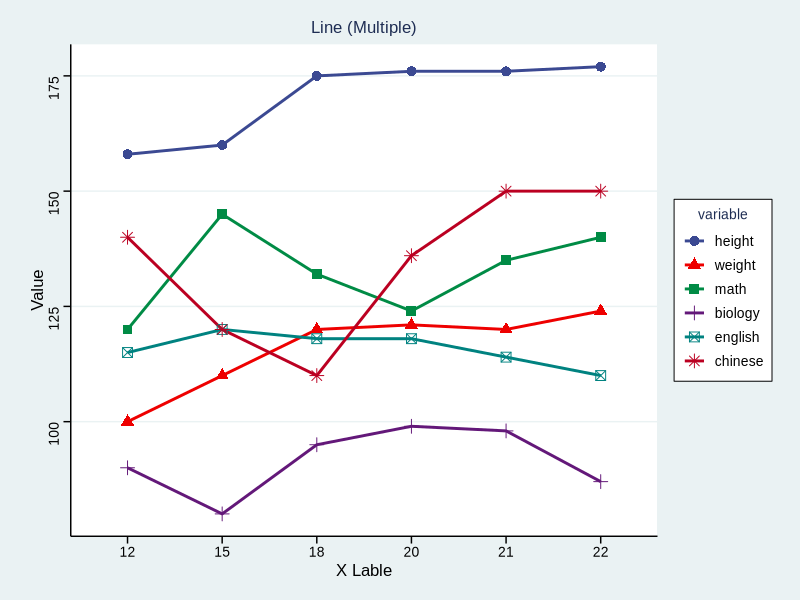
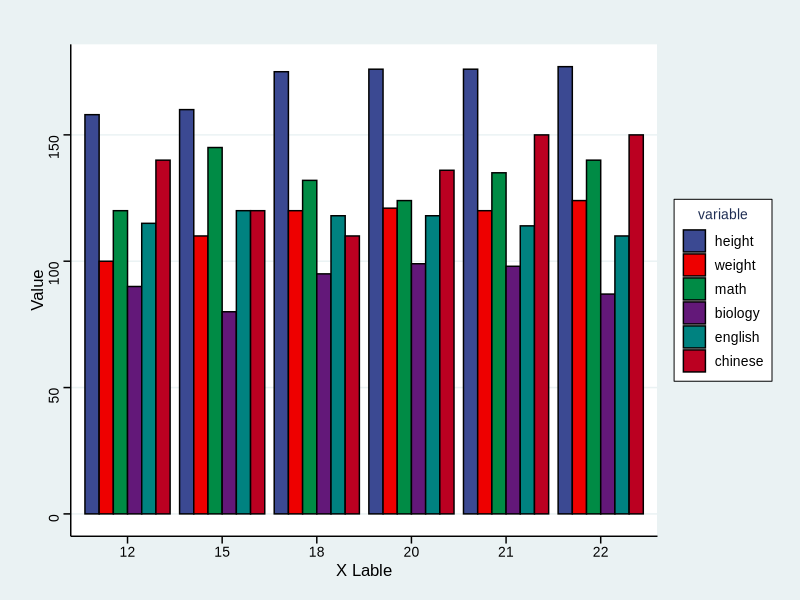

Write R code to recreate these figures, in order.
## ---- chunk 1
# 安装包
if (!requireNamespace("ggplot2", quietly = TRUE)) {
  install.packages("ggplot2")
}
if (!requireNamespace("reshape2", quietly = TRUE)) {
  install.packages("reshape2")
}
if (!requireNamespace("ggthemes", quietly = TRUE)) {
  install.packages("ggthemes")
}

# 加载包
library(ggplot2)
library(reshape2)
library(ggthemes)
## ---- chunk 2
# 加载数据
data <- read.table("files/Hiplot/009-barplot-line-multiple-data.txt", header = T)

# 整理数据格式
data_melt <- melt(data, id.vars = colnames(data)[1])
data_melt[, 1] <- factor(data_melt[, 1], level = unique(data_melt[, 1]))

# 查看数据
head(data)
## ---- chunk 3
#| label: fig-1Barplot-line-multiple1
#| fig-cap: "多线图"
#| out.width: "95%"
#| warning: false

# 多线图
p <- ggplot(data = data_melt, aes(x = age, y = value, group = variable,
                                  colour = variable)) +
  geom_line(alpha = 1, size = 1) +
  geom_point(aes(shape = variable), alpha = 1, size = 3) +
  labs(title = "Line (Multiple)", x = "X Lable", y = "Value") +
  scale_color_manual(values = c("#3B4992FF","#EE0000FF","#008B45FF","#631879FF",
                               "#008280FF","#BB0021FF")) +
  theme_stata() +
  theme(text = element_text(family = "Arial"),
        plot.title = element_text(size = 12,hjust = 0.5),
        axis.title = element_text(size = 12),
        axis.text = element_text(size = 10),
        axis.text.x = element_text(angle = 0, hjust = 0.5,vjust = 1),
        legend.position = "right",
        legend.direction = "vertical",
        legend.title = element_text(size = 10),
        legend.text = element_text(size = 10))

p
## ---- chunk 4
#| label: fig-1Barplot-line-multiple2
#| fig-cap: "多柱状图"
#| out.width: "95%"
#| warning: false

# 多柱状图
p <- ggplot(data = data_melt, aes(x = age, y = value, fill = variable)) +
  geom_bar(stat = "identity", position = position_dodge(), colour = "black",
           alpha = 1) +
  labs(title = "", x = "X Lable", y = "Value") +
  
  scale_fill_manual(values = c("#3B4992FF","#EE0000FF","#008B45FF","#631879FF",
                               "#008280FF","#BB0021FF")) +
  theme_stata() +
  theme(text = element_text(family = "Arial"),
        plot.title = element_text(size = 12,hjust = 0.5),
        axis.title = element_text(size = 12),
        axis.text = element_text(size = 10),
        axis.text.x = element_text(angle = 0, hjust = 0.5,vjust = 1),
        legend.position = "right",
        legend.direction = "vertical",
        legend.title = element_text(size = 10),
        legend.text = element_text(size = 10))

p
